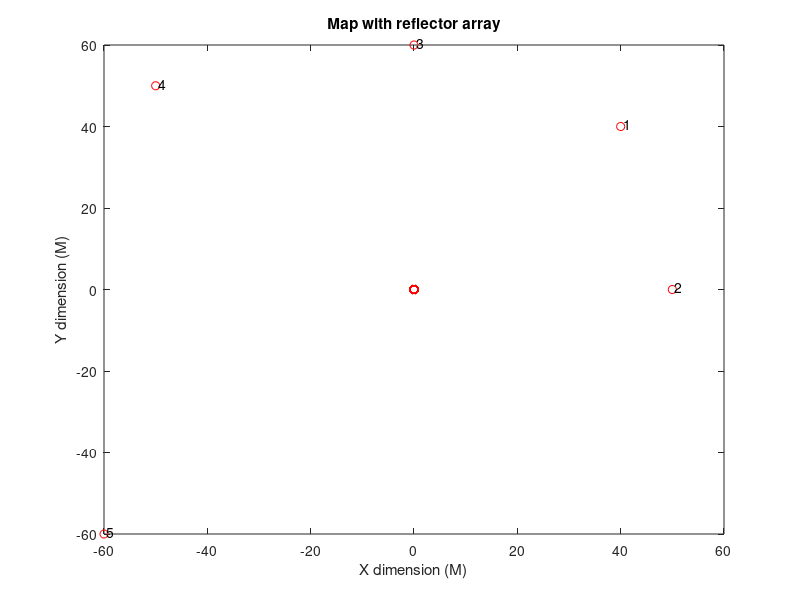

MATLAB code to generate this figure: (Note: this script raises an error after producing the figure.)
%Reflector localization algorithm
% This program is developed and copyright owned by Soleilware LLC
% The code is writen to verify the correctness of the localization
% algorithm process and efficiency.
% --------------------------------
% Created by Qi Song on 9/3/2018
% The process if designed as followed 
%% 1. Create/load the reflector position true table from reading CVS file/generating random list.
%% 2. Read distance data from Lidar, create the display frame in memory. 
%% 3. Screen the data point based on the reflection and the adjacent point
% continuity. Identify the reflector from background and check if the reflector is identical.
%% 4. Find the current position of Robot.
%% 5. Initalize the reflector table and find at least 2/3 reflectors: pick up at least 2/3 reflectors from the list(nearest distance or most distingushed).
% calculate the relative distance and match with the list.
%% 6. Calculate the expectation reflector list dynamically: from the distance and angle measurement from last moment. predict the current
% distance and angle, and save to the expectation list.
%% 7. Match the expectation list with the reflector list dynamically.
% Calculate the error between the expectation list and true list and match with the predefined threshold.
%% 8. Calculate the pose with the matched reflector pairs.
%----------------debugging question list-----------------------------------
%% Q: Do we really need to predict the expectation locations of reflector?
% This may impact the accurary of localization and depends on the update
% rate of Lidar distance data. Need to check with experiment
%% A: To be update.
%% Q: To predict the distance change and angle, what algorithm we need to apply? SLAM or any other data asistance like IMU, Odometer?
%% A: To be update
%%%%%%%%%%%%%%%%%%%%%%%%%%%%%%%%%%%%%%%%%%%%%%%
%% Define the variables and tables here
clear all
Table_size=120; %the szie of reflector number 
Reflector_Table=zeros(3,Table_size);   % Define the table as distance/angle/intensity
Expectation_Table=zeros(3,Table_size);   % Expectation table to predict the current location
map_size_x = 1000;   % map x dimension in meter
map_size_y = 1000;   % map y dimension in meter
colunm_x = 12;
row_y = Table_size/colunm_x;
Lidar_x=10;    % x coordinate of Lidar
Lidar_y=0;    % y coordinate of Lidar
%% Define simulation configuration here
list_source_flag=1;  % set the list flag to 0--read from file, 1--manually set the reflector location 2--generate 120x110 reflector array 2--generate from random location
Prediction_flag=0;   % enable feature to calculate the location prediction after step 5
%%%%%%%%%%%%%%%%%%%%%%%%%%
%% Simulation starts from here !!!!
%%%%%%%%%%%%%%%%%%%%%%%%%%
%% 1. Create/load the reflector position true table from reading CVS file/generating random list.
if list_source_flag == 0 % read from file
    fname = ['Reflector_Table_example'];
    raw_data = dlmread( fname, ' ', 3, 0)';
    for ii=1:length(raw_data)
        Reflector_ID(ii) = ii;
    Reflector_Table(1,Reflector_ID(ii))=cos(raw_data(1,ii)/180*pi)*raw_data(2,ii);   % generate reflector array x 
    Reflector_Table(2,Reflector_ID(ii))=sin(raw_data(1,ii)/180*pi)*raw_data(2,ii);   % generate reflector array y
    end
elseif list_source_flag == 1 % manually set reflector location
    % input at least 3 points to calculate the robot location 
    % 45.0000 565.7  100
    % 45.0000 707.1  100
    % 45.0000 848.5  100
    Reflector_ID(1)=1;   
    Reflector_Table(1,Reflector_ID(1))=40;    % x 
    Reflector_Table(2,Reflector_ID(1))=40;    % y
    Reflector_ID(2)=2;
    Reflector_Table(1,Reflector_ID(2))=50;    % x
    Reflector_Table(2,Reflector_ID(2))=0;     % y
    Reflector_ID(3)=3;
    Reflector_Table(1,Reflector_ID(3))=0;
    Reflector_Table(2,Reflector_ID(3))=60;
    Reflector_ID(4)=4;
    Reflector_Table(1,Reflector_ID(4))=-50;
    Reflector_Table(2,Reflector_ID(4))=50;
    Reflector_ID(5)=5;
    Reflector_Table(1,Reflector_ID(5))=-60;
    Reflector_Table(2,Reflector_ID(5))=-60;
elseif list_source_flag == 2 % generate the 120 reflector array
    x_increm=map_size_x/(colunm_x-1);
    y_increm=map_size_y/(row_y-1);
    ii=1;
    for i_x=1:colunm_x
        for i_y=1:row_y
           x_pos = x_increm*(i_x-1);   % x location
           y_pos = y_increm*(i_y-1);   % y location
          Reflector_ID(ii)=(i_x-1)*row_y+i_y;
          Reflector_Table(1,Reflector_ID(ii))= x_pos;
          Reflector_Table(2,Reflector_ID(ii))= y_pos;
          ii=ii+1;
        end
    end
elseif list_source_flag == 3 % generate the reflector table randomly
    Reflector_Table = rand(120,100)*1000;
end
%%%--------- Plot the reflector map
figure(101)
plot(Reflector_Table(1,:),Reflector_Table(2,:),'or');
title('Map with reflector array');
xlabel('X dimension (M)');
ylabel('Y dimension (M)');
%xlim([0 100])
%ylim([0 100])
a = Reflector_ID'; b = num2str(a); c = cellstr(b);
dx = 0.5; dy = 0.5;
hold on;
text(Reflector_Table(1,Reflector_ID)+dx,Reflector_Table(2,Reflector_ID)+dy, c);
%%%%%%%%%%%%%%%%%%%%%%%%%%%%%%%%%%%%%%%%%
%% 2. Read distance data from Lidar, create the display frame in memory. 
    fname = ['Lidar_data_example'];
    Lidar_data = dlmread( fname, ' ', 3, 0)';
    for ii=1:length(Lidar_data)
    Lidar_Table(1,ii)=cos(Lidar_data(1,ii)/180*pi)*Lidar_data(2,ii)/10;
    Lidar_Table(2,ii)=sin(Lidar_data(1,ii)/180*pi)*Lidar_data(2,ii)/10;
    end
%%%------------ plot Lidar data
figure(102)
plot(Lidar_Table(1,:),Lidar_Table(2,:),'+b');
title('Lidar reflection');
xlabel('X dimension (M)');
ylabel('Y dimension (M)');
%xlim([-1000 1000])
%ylim([-1000 1000])
%% 3. Screen the data point based on the reflection and the adjacent point
% continuity. Identify the reflector from background and check if the reflector is identical.
%%% identify the reflectors from Lidar data, return detected reflector array
amp_thres=80;
angle_delta=0.5;
distance_delta=10;
[detected_ID,detected_reflector]=identify_reflector(amp_thres,angle_delta,distance_delta,Lidar_data,Lidar_Table);
%%%%%%%%%%%%
% hold on;plot(detected_reflector(1,:),detected_reflector(2,:),'or')    
% a = detected_ID'; b = num2str(a); c = cellstr(b);
% dx = 5; dy = 5;
% hold on;
% text(detected_reflector(1,:)+dx,detected_reflector(2,:)+dy, c);
color='b'
plot_reflector(detected_reflector,detected_ID,color)
%% 4. match lidar data with reflector table and find the current position of Robot.
thres_dist_match=1;
[matched_reflector_ID]=calc_match_distance(Reflector_Table,Reflector_ID,detected_reflector,detected_ID,thres_dist_match);
%%%%%%%%%%%%%%%%%%%%%%%%%%%%%%%%%%%%%%%%%%%%%%%%%%%
% find Rotation and transition of matrix A and B and Lidar location
%%%%%%%%%%%%%%%%%%%%%%%%%%%%%%%%%%%%%%%%%%%%%%%%%%%
[ret_R, ret_T, reflector_rmse, Lidar_update_xy]=locate_reflector_xy(Reflector_Table,Reflector_ID,detected_reflector,detected_ID,Lidar_x,Lidar_y);
%%%%%%%%%%%%%%%%%%%%%%%%%%%%%%%%%%%%%%%%%%%%%%%%%%%
% Plot x and y coordinate 
%%%%%%%%%%%%%%%%%%%%%%%%%%%%%%%%%%%%%%%%%%%%%%%%%%%
hold on;plot(Lidar_update_xy(1,1),Lidar_update_xy(1,2),'ok')
Lidar_trace=Lidar_update_xy;

%%%%%%%%%%%%%%%%%%%%%%%%%%%%%%%%%%%%%%%%%%%%%%%%%%%%%%%%
% above could be the calibration process at the initialization of
% software localization
%
% Below could be taken as the iterative process to obtain new Lidar scan
% and locate Lidar itself, convert to world coordinate and plot the Lidar
% moving trace.

%% 5. Initialize the reflector table and find at least 2/3 reflectors: pick up at least 2/3 reflectors from the list(nearest distance or most distingushed).
% --Select at least 3 reflectors to locate the robot
% --Manually choose ix reflectors(ix nearest points)
num_loc_ref=4;   % --define how many reflectors to be used.
nearest_ID_en=0;   % --enable nearest ID selection?0-not enabled; 1-enabled

% Option1: Load updated Lidar data
%[Lidar_Table1,Lidar_data1]=load_Lidar_data();
% Option2: Generate random displacement and load to system
%% ---- Loop starts from here ----
%  set the loop number of simulation and generate random movement at each
%  moment
Loop_num=10;
for ll=1:Loop_num     % simulation loop start from here!!!
theta=randi(360)/180*pi
dist=randi(500)
[Lidar_Table1,Lidar_data1]=simulate_lidar_movement(theta,dist);    %simulate random displacement
% identify the reflectors
[detected_ID1,detected_reflector1]=identify_reflector(amp_thres,angle_delta,distance_delta,Lidar_data1,Lidar_Table1);
for i=1:num_loc_ref
    enabled_ID(i)=i;
    enabled_reflector(:,enabled_ID)=detected_reflector1(:,enabled_ID);  % read enabled ID from Lidar data
end
%% Match the enabled reflectors in the reference reflectors
[matched_en_reflector_ID1]=calc_match_distance(Reflector_Table,Reflector_ID,enabled_reflector,enabled_ID,thres_dist_match);
%[matched_en_reflector_ID2]=calc_match_distance(Reflector_Table,Reflector_ID,detected_reflector1,detected_ID1,thres_dist_match);

%% plot map new Lidar scan
figure(102)
hold on;plot(Lidar_Table1(1,:),Lidar_Table1(2,:),'+g');
color='g';
%% plot map with random displacement
%plot_reflector(detected_reflector1,detected_ID1,color)
%% calculate rotation and transition
[ret_R1, ret_T1, reflector_rmse, Lidar_update_xy]=locate_reflector_xy(Reflector_Table,Reflector_ID,detected_reflector1,detected_ID1,Lidar_x,Lidar_y);
%% calculate updated map in the world map 
[Lidar_update_Table,Lidar_update_xy]=update_Lidar_scan_xy(ret_R1,ret_T1,Lidar_Table1,Lidar_Table,Lidar_x,Lidar_y);
%% Plot reference map in the world coordinate
figure(103)
plot(Lidar_Table(1,:),Lidar_Table(2,:),'+b');
hold on;
color='b';
%% Plot the reflectors in the world map
plot_reflector(detected_reflector,detected_ID,color) % plot reference reflector 
hold on;
%% Plot update map in the world map
plot(Lidar_update_Table(1,:),Lidar_update_Table(2,:),'+g');
% identify the reflector in the updated map
[detected_ID2,detected_reflector2]=identify_reflector(amp_thres,angle_delta,distance_delta,Lidar_data,Lidar_update_Table)
hold on;
color='g';
plot_reflector(detected_reflector2,detected_ID2,color)
hold on;
%% Save new Lidar location to the trace and plot
Lidar_trace=[Lidar_trace; Lidar_update_xy]
plot(Lidar_trace(:,1),Lidar_trace(:,2),'o-k')
disp(sprintf("RMSE: %f for %i th step", reflector_rmse,ll));
disp("RMSE errors for each reflector matching calculation ");
pause(2)
end  % Simulation loop end up here!!!